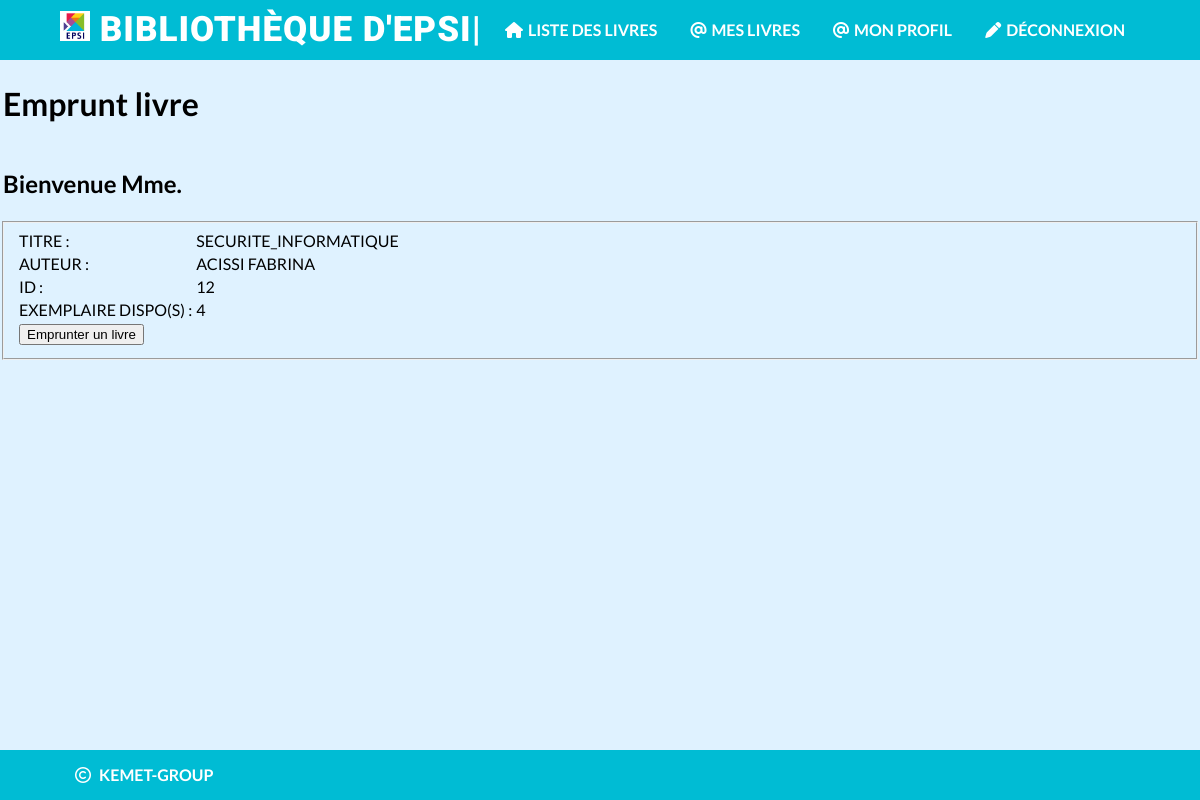
Screenshot of /Livres.php?id=12 with the database file from the repository.
### tables this page shows
CREATE TABLE IF NOT EXISTS `livres` (
  `id_livre` varchar(255) NOT NULL,
  `titre_livre` varchar(50) NOT NULL,
  `auteur` varchar(50) NOT NULL,
  `nombre_exemplaire` varchar(20) NOT NULL,
  `exemplaire_dispo` int(100) NOT NULL,
  `categorie` varchar(50) NOT NULL,
  `annee_publication` varchar(50) NOT NULL,
  PRIMARY KEY (`id_livre`),
  UNIQUE KEY `id_livre` (`id_livre`)
);

### livres.php (the view, shortened to what this page needs)
<?php
$msg="";
include("conn.php");
$nom=$_SESSION["snom"];
$id=$_GET['id'];
$genre=$_SESSION["sgenre"];
$nom_maj=ucwords($nom);
$requete="select * from livres where `livres`.`id_livre`= '$id'";
$requete1=mysqli_query($conn,$requete);
$ros=mysqli_fetch_array($requete1);
$titre_livre=$ros['titre_livre'];
$auteur=$ros['auteur'];
$exemplaire_dispo=$ros['exemplaire_dispo'];
?>
<!DOCTYPE html>
<html lang="fr">
  <head>
    <link rel="stylesheet" href="path/to/font-awesome/css/font-awesome.min.css">
    <link rel="stylesheet" href="css/Style">
  </head>
  <body>
    <div id="contenu">
      <header role='header'>
        <nav class="menu" role='navigation'>
          <div class='inner'>
            <div class="m-left">
            <h1 class="logo" ><img src="Images/logo EPSI 1.jpg" width=30 height=30> <span class="typed-words"></span></h1></a>
          </div>
          <div class="m-right">
            <a href="Categorielivre.php" class="m-link"><i class="fa fa-home" aria-hidden="true"></i>Liste des livres</a>
            <a href="Infolivres.php" class="m-link"><i class="fas fa-at"></i>Mes livres</a>
            <a href="profil.php" class="m-link"><i class="fas fa-at"></i>Mon Profil</a>
            <a href="index.php" class="m-link"><i class="fas fa-pen"></i>Déconnexion</a>
          </div>
          </div>
        </nav>
      </header>
  <div class="box">
   <table >
      <tr>
        <td><h1>Emprunt livre</h1></td>
      </tr>
      <tr>
        <td><h2>Bienvenue
            <?php if($genre=="m")
                {
                    echo "M. ";
                }
               else{
                echo "Mme. ";
               }
            ?><b><?php echo $nom_maj; ?> &nbsp;</b></td>
      </tr>
    </table>
  </div>
   <div  class="box2">
    <fieldset>
    	 <form method="post">
				<table  id="table2">
					<tr>
						<td  class="td2">
						TITRE :
						</td>
						<td class="td3">
				            <?php echo $titre_livre; ?>
						</td>
					</tr>
					<tr>
						<td class="td2">
					    AUTEUR :
					    </td>
						<td class="td3">
				            <?php echo $auteur; ?>
						</td>
					</tr>
					<tr>
						<td class="td2">
						ID :
						</td>
						<td class="td3">
							<?php echo $id; ?>
						</td>
					</tr>
					<tr>
						<td class="td2">
						EXEMPLAIRE DISPO(S) :
						</td>
						<td class="td3">
							<?php echo $exemplaire_dispo; ?>
						</td>
					</tr>
					<tr>
						<td>
						<input type="submit" value="Emprunter un livre" name="rqst">
						</td>
				        <td><?php echo $msg; ?></td>
					</tr>
				</table>
			</form>
    </fieldset>
      </div >
     <footer class="bas de page">
          <div class="innerfooter">
            <a href="apropos.php" class="m-link"><i class="far fa-copyright"></i> Kemet-group</a>
          </div>
      </footer>
    </div>
  </body>
</html>

### livres.php (style rules this page uses)
html body { margin: 0; padding:0; font-family: 'lato'; height: 100%; background: #DFF2FF; }
.menu { background-color: #00BCD4; width: 100%; height: 60px; line-height: 60px; }
.logo { margin: 0;padding: 0; color: white; text-transform: uppercase; font-family: 'Roboto'; font-weight: 900; font-size: 35px; letter-spacing: 1px; }
.m-left { float: left; }
.m-right { float: right; }
.inner { width: 90%; margin:auto; }
.m-link { text-decoration: none; color: white; text-transform: uppercase; font-weight: 700; margin: 0; padding: 0 15px; transition: all 0.3s ease-in-out; border-bottom: 2px solid transparent; }
.m-link i { margin-right: 5px; }
.innerfooter { width: 90%; margin:auto; }
footer { width: 100%; height: 50px; line-height: 50px; background-color: #00BCD4; position: absolute; bottom: 0px; clear:both; }

### rows the page displays
livres: titre_livre "SECURITE_INFORMATIQUE", auteur "ACISSI FABRINA", exemplaire_dispo "4"

### other values shown
$id "12"
